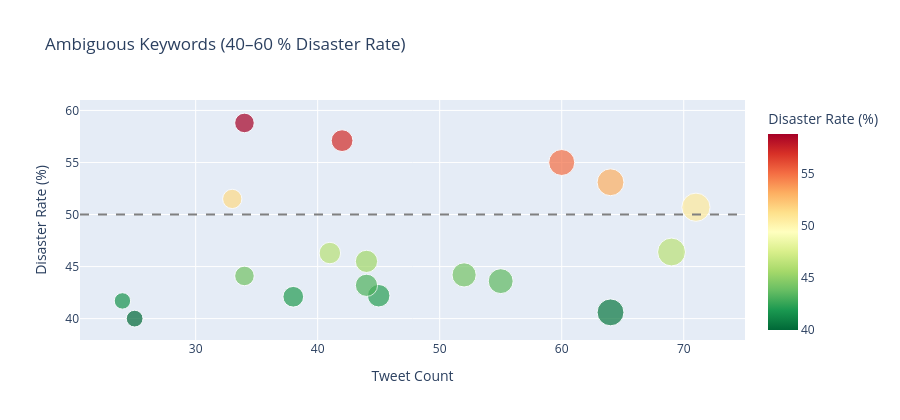

The code cell stored with this chart in its notebook:
### Markdown cell above
#### Ambiguous Keywords (~50 % disaster rate)

Keywords near the 50 % threshold are the hardest cases — the model cannot rely on context alone.

### Code cell
ambiguous = kw_stats[
    (kw_stats["disaster_rate"] >= 40) & (kw_stats["disaster_rate"] <= 60)
]
print(f"Ambiguous keywords (40–60 % disaster rate): {len(ambiguous)}")
display(ambiguous.sort_values("disaster_rate"))

fig = px.scatter(
    ambiguous, x="total", y="disaster_rate", size="total",
    hover_name="keyword", color="disaster_rate",
    color_continuous_scale="RdYlGn_r",
    title="Ambiguous Keywords (40–60 % Disaster Rate)",
    labels={"total": "Tweet Count", "disaster_rate": "Disaster Rate (%)"},
    height=420,
)
fig.add_hline(y=50, line_dash="dash", line_color="grey")
fig.show()

# Sample tweets from the 3 most frequent ambiguous keywords
top_ambig = ambiguous.nlargest(3, "total")["keyword"].tolist()
for kw in top_ambig:
    rate = kw_stats.loc[kw_stats["keyword"] == kw, "disaster_rate"].values[0]
    print(f"\n--- '{kw}' (disaster_rate={rate:.1f} %) ---")
    sub = df[df["keyword"] == kw][["text", "label"]].sample(
        min(3, int((df["keyword"] == kw).sum())), random_state=42
    )
    for _, row in sub.iterrows():
        print(f"  [{row['label']}] {str(row['text'])[:120]}")

### Figure 1 — Plotly figure (JSON) as saved in the notebook; plotly's stock layout.template omitted (floating-point values rounded to 4 significant figures)
{"data": [{"hovertemplate": "<b>%{hovertext}</b><br><br>Tweet Count=%{marker.size}<br>Disaster Rate (%)=%{marker.color}<extra></extra>", "hovertext": ["ablaze", "body20bag", "buildings20on20fire", "casualties", "chemical20emergency", "displaced", "earthquake", "evacuate", "hazardous", "injured", "lava", "massacre", "outbreak", "quarantined", "rubble", "tornado", "wild20fires", "wounded"], "legendgroup": "", "marker": {"color": [58.8, 50.7, 53.1, 43.6, 46.4, 40.6, 57.1, 42.1, 55, 45.5, 40, 41.7, 46.3, 44.2, 44.1, 51.5, 42.2, 43.2], "coloraxis": "coloraxis", "size": [34, 71, 64, 55, 69, 64, 42, 38, 60, 44, 25, 24, 41, 52, 34, 33, 45, 44], "sizemode": "area", "sizeref": 0.1775, "symbol": "circle"}, "mode": "markers", "name": "", "orientation": "v", "showlegend": false, "type": "scatter", "x": [34, 71, 64, 55, 69, 64, 42, 38, 60, 44, 25, 24, 41, 52, 34, 33, 45, 44], "xaxis": "x", "y": [58.8, 50.7, 53.1, 43.6, 46.4, 40.6, 57.1, 42.1, 55, 45.5, 40, 41.7, 46.3, 44.2, 44.1, 51.5, 42.2, 43.2], "yaxis": "y"}], "layout": {"coloraxis": {"colorbar": {"title": {"text": "Disaster Rate (%)"}}, "colorscale": [[0, "rgb(0,104,55)"], [0.1, "rgb(26,152,80)"], [0.2, "rgb(102,189,99)"], [0.3, "rgb(166,217,106)"], [0.4, "rgb(217,239,139)"], [0.5, "rgb(255,255,191)"], [0.6, "rgb(254,224,139)"], [0.7, "rgb(253,174,97)"], [0.8, "rgb(244,109,67)"], [0.9, "rgb(215,48,39)"], [1, "rgb(165,0,38)"]]}, "height": 420, "legend": {"itemsizing": "constant", "tracegroupgap": 0}, "shapes": [{"line": {"color": "grey", "dash": "dash"}, "type": "line", "x0": 0, "x1": 1, "xref": "x domain", "y0": 50, "y1": 50, "yref": "y"}], "title": {"text": "Ambiguous Keywords (40–60 % Disaster Rate)"}, "xaxis": {"anchor": "y", "domain": [0, 1], "title": {"text": "Tweet Count"}}, "yaxis": {"anchor": "x", "domain": [0, 1], "title": {"text": "Disaster Rate (%)"}}}}
